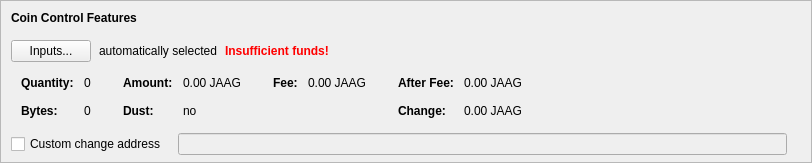
    <widget class="QFrame" name="frameCoinControl">
     <property name="sizePolicy">
      <sizepolicy hsizetype="Expanding" vsizetype="Expanding">
       <horstretch>0</horstretch>
       <verstretch>0</verstretch>
      </sizepolicy>
     </property>
     <property name="maximumSize">
      <size>
       <width>16777215</width>
       <height>16777215</height>
      </size>
     </property>
     <property name="frameShape">
      <enum>QFrame::StyledPanel</enum>
     </property>
     <property name="frameShadow">
      <enum>QFrame::Sunken</enum>
     </property>
     <layout class="QVBoxLayout" name="verticalLayoutCoinControl2">
      <property name="spacing">
       <number>0</number>
      </property>
      <property name="leftMargin">
       <number>0</number>
      </property>
      <property name="topMargin">
       <number>0</number>
      </property>
      <property name="rightMargin">
       <number>0</number>
      </property>
      <property name="bottomMargin">
       <number>6</number>
      </property>
      <item>
       <layout class="QVBoxLayout" name="verticalLayoutCoinControl" stretch="0,0,0,0,1">
        <property name="spacing">
         <number>0</number>
        </property>
        <property name="leftMargin">
         <number>10</number>
        </property>
        <property name="topMargin">
         <number>10</number>
        </property>
        <item>
         <layout class="QHBoxLayout" name="horizontalLayoutCoinControl1">
          <property name="bottomMargin">
           <number>15</number>
          </property>
          <item>
           <widget class="QLabel" name="labelCoinControlFeatures">
            <property name="sizePolicy">
             <sizepolicy hsizetype="Preferred" vsizetype="Maximum">
              <horstretch>0</horstretch>
              <verstretch>0</verstretch>
             </sizepolicy>
            </property>
            <property name="font">
             <font>
              <weight>75</weight>
              <bold>true</bold>
             </font>
            </property>
            <property name="styleSheet">
             <string notr="true">font-weight:bold;</string>
            </property>
            <property name="text">
             <string>Coin Control Features</string>
            </property>
           </widget>
          </item>
         </layout>
        </item>
        <item>
         <layout class="QHBoxLayout" name="horizontalLayoutCoinControl2" stretch="0,0,0,0">
          <property name="spacing">
           <number>8</number>
          </property>
          <property name="bottomMargin">
           <number>10</number>
          </property>
          <item>
           <widget class="QPushButton" name="pushButtonCoinControl">
            <property name="styleSheet">
             <string notr="true"/>
            </property>
            <property name="text">
             <string>Inputs...</string>
            </property>
            <property name="autoDefault">
             <bool>false</bool>
            </property>
           </widget>
          </item>
          <item>
           <widget class="QLabel" name="labelCoinControlAutomaticallySelected">
            <property name="text">
             <string>automatically selected</string>
            </property>
            <property name="margin">
             <number>5</number>
            </property>
           </widget>
          </item>
          <item>
           <widget class="QLabel" name="labelCoinControlInsuffFunds">
            <property name="font">
             <font>
              <weight>75</weight>
              <bold>true</bold>
             </font>
            </property>
            <property name="styleSheet">
             <string notr="true">color:red;font-weight:bold;</string>
            </property>
            <property name="text">
             <string>Insufficient funds!</string>
            </property>
            <property name="margin">
             <number>5</number>
            </property>
           </widget>
          </item>
          <item>
           <spacer name="horizontalSpacerCoinControl">
            <property name="orientation">
             <enum>Qt::Horizontal</enum>
            </property>
            <property name="sizeHint" stdset="0">
             <size>
              <width>40</width>
              <height>1</height>
             </size>
            </property>
           </spacer>
          </item>
         </layout>
        </item>
        <item>
         <widget class="QWidget" name="widgetCoinControl" native="true">
          <property name="sizePolicy">
           <sizepolicy hsizetype="Preferred" vsizetype="Preferred">
            <horstretch>0</horstretch>
            <verstretch>0</verstretch>
           </sizepolicy>
          </property>
          <property name="minimumSize">
           <size>
            <width>0</width>
            <height>0</height>
           </size>
          </property>
          <property name="styleSheet">
           <string notr="true"/>
          </property>
          <layout class="QHBoxLayout" name="horizontalLayoutCoinControl5">
           <property name="leftMargin">
            <number>0</number>
           </property>
           <property name="topMargin">
            <number>0</number>
           </property>
           <property name="rightMargin">
            <number>0</number>
           </property>
           <property name="bottomMargin">
            <number>0</number>
           </property>
           <item>
            <layout class="QHBoxLayout" name="horizontalLayoutCoinControl3" stretch="0,0,0,1">
             <property name="spacing">
              <number>20</number>
             </property>
             <property name="topMargin">
              <number>0</number>
             </property>
             <property name="bottomMargin">
              <number>10</number>
             </property>
             <item>
              <layout class="QFormLayout" name="formLayoutCoinControl1">
               <property name="horizontalSpacing">
                <number>10</number>
               </property>
               <property name="verticalSpacing">
                <number>14</number>
               </property>
               <property name="leftMargin">
                <number>10</number>
               </property>
               <property name="topMargin">
                <number>4</number>
               </property>
               <property name="rightMargin">
                <number>6</number>
               </property>
               <item row="0" column="0">
                <widget class="QLabel" name="labelCoinControlQuantityText">
                 <property name="font">
                  <font>
                   <weight>75</weight>
                   <bold>true</bold>
                  </font>
                 </property>
                 <property name="text">
                  <string>Quantity:</string>
                 </property>
                 <property name="margin">
                  <number>0</number>
                 </property>
                </widget>
               </item>
               <item row="0" column="1">
                <widget class="QLabel" name="labelCoinControlQuantity">
                 <property name="cursor">
                  <cursorShape>IBeamCursor</cursorShape>
                 </property>
                 <property name="contextMenuPolicy">
                  <enum>Qt::ActionsContextMenu</enum>
                 </property>
                 <property name="text">
                  <string notr="true">0</string>
                 </property>
                 <property name="margin">
                  <number>0</number>
                 </property>
                 <property name="textInteractionFlags">
                  <set>Qt::LinksAccessibleByMouse|Qt::TextSelectableByKeyboard|Qt::TextSelectableByMouse</set>
                 </property>
                </widget>
               </item>
               <item row="1" column="0">
                <widget class="QLabel" name="labelCoinControlBytesText">
                 <property name="font">
                  <font>
                   <weight>75</weight>
                   <bold>true</bold>
                  </font>
                 </property>
                 <property name="text">
                  <string>Bytes:</string>
                 </property>
                </widget>
               </item>
               <item row="1" column="1">
                <widget class="QLabel" name="labelCoinControlBytes">
                 <property name="cursor">
                  <cursorShape>IBeamCursor</cursorShape>
                 </property>
                 <property name="contextMenuPolicy">
                  <enum>Qt::ActionsContextMenu</enum>
                 </property>
                 <property name="text">
                  <string notr="true">0</string>
                 </property>
                 <property name="textInteractionFlags">
                  <set>Qt::LinksAccessibleByMouse|Qt::TextSelectableByKeyboard|Qt::TextSelectableByMouse</set>
                 </property>
                </widget>
               </item>
              </layout>
             </item>
             <item>
              <layout class="QFormLayout" name="formLayoutCoinControl2">
               <property name="horizontalSpacing">
                <number>10</number>
               </property>
               <property name="verticalSpacing">
                <number>14</number>
               </property>
               <property name="leftMargin">
                <number>6</number>
               </property>
               <property name="topMargin">
                <number>4</number>
               </property>
               <property name="rightMargin">
                <number>6</number>
               </property>
               <item row="0" column="0">
                <widget class="QLabel" name="labelCoinControlAmountText">
                 <property name="font">
                  <font>
                   <weight>75</weight>
                   <bold>true</bold>
                  </font>
                 </property>
                 <property name="text">
                  <string>Amount:</string>
                 </property>
                 <property name="margin">
                  <number>0</number>
                 </property>
                </widget>
               </item>
               <item row="0" column="1">
                <widget class="QLabel" name="labelCoinControlAmount">
                 <property name="cursor">
                  <cursorShape>IBeamCursor</cursorShape>
                 </property>
                 <property name="contextMenuPolicy">
                  <enum>Qt::ActionsContextMenu</enum>
                 </property>
                 <property name="text">
                  <string notr="true">0.00 JAAG</string>
                 </property>
                 <property name="textInteractionFlags">
                  <set>Qt::LinksAccessibleByMouse|Qt::TextSelectableByKeyboard|Qt::TextSelectableByMouse</set>
                 </property>
                </widget>
               </item>
               <item row="1" column="0">
                <widget class="QLabel" name="labelCoinControlLowOutputText">
                 <property name="font">
                  <font>
                   <weight>75</weight>
                   <bold>true</bold>
                  </font>
                 </property>
                 <property name="text">
                  <string>Dust:</string>
                 </property>
                </widget>
               </item>
               <item row="1" column="1">
                <widget class="QLabel" name="labelCoinControlLowOutput">
                 <property name="cursor">
                  <cursorShape>IBeamCursor</cursorShape>
                 </property>
                 <property name="contextMenuPolicy">
                  <enum>Qt::ActionsContextMenu</enum>
                 </property>
                 <property name="text">
                  <string notr="true">no</string>
                 </property>
                 <property name="textInteractionFlags">
                  <set>Qt::LinksAccessibleByMouse|Qt::TextSelectableByKeyboard|Qt::TextSelectableByMouse</set>
                 </property>
                </widget>
               </item>
              </layout>
             </item>
             <item>
              <layout class="QFormLayout" name="formLayoutCoinControl3">
               <property name="horizontalSpacing">
                <number>10</number>
               </property>
               <property name="verticalSpacing">
                <number>14</number>
               </property>
               <property name="leftMargin">
                <number>6</number>
               </property>
               <property name="topMargin">
                <number>4</number>
               </property>
               <property name="rightMargin">
                <number>6</number>
               </property>
               <item row="0" column="0">
                <widget class="QLabel" name="labelCoinControlFeeText">
                 <property name="font">
                  <font>
                   <weight>75</weight>
                   <bold>true</bold>
                  </font>
                 </property>
                 <property name="text">
                  <string>Fee:</string>
                 </property>
                 <property name="margin">
                  <number>0</number>
                 </property>
                </widget>
               </item>
               <item row="0" column="1">
                <widget class="QLabel" name="labelCoinControlFee">
                 <property name="cursor">
                  <cursorShape>IBeamCursor</cursorShape>
                 </property>
                 <property name="contextMenuPolicy">
                  <enum>Qt::ActionsContextMenu</enum>
                 </property>
                 <property name="text">
                  <string notr="true">0.00 JAAG</string>
                 </property>
                 <property name="textInteractionFlags">
                  <set>Qt::LinksAccessibleByMouse|Qt::TextSelectableByKeyboard|Qt::TextSelectableByMouse</set>
                 </property>
                </widget>
               </item>
             </layout>
             </item>
             <item>
              <layout class="QFormLayout" name="formLayoutCoinControl4">
               <property name="horizontalSpacing">
                <number>10</number>
               </property>
               <property name="verticalSpacing">
                <number>14</number>
               </property>
               <property name="leftMargin">
                <number>6</number>
               </property>
               <property name="topMargin">
                <number>4</number>
               </property>
               <property name="rightMargin">
                <number>6</number>
               </property>
               <item row="0" column="0">
                <widget class="QLabel" name="labelCoinControlAfterFeeText">
                 <property name="font">
                  <font>
                   <weight>75</weight>
                   <bold>true</bold>
                  </font>
                 </property>
                 <property name="text">
                  <string>After Fee:</string>
                 </property>
                 <property name="margin">
                  <number>0</number>
                 </property>
                </widget>
               </item>
               <item row="0" column="1">
                <widget class="QLabel" name="labelCoinControlAfterFee">
                 <property name="cursor">
                  <cursorShape>IBeamCursor</cursorShape>
                 </property>
                 <property name="contextMenuPolicy">
                  <enum>Qt::ActionsContextMenu</enum>
                 </property>
                 <property name="text">
                  <string notr="true">0.00 JAAG</string>
                 </property>
                 <property name="textInteractionFlags">
                  <set>Qt::LinksAccessibleByMouse|Qt::TextSelectableByKeyboard|Qt::TextSelectableByMouse</set>
                 </property>
                </widget>
               </item>
               <item row="1" column="0">
                <widget class="QLabel" name="labelCoinControlChangeText">
                 <property name="font">
                  <font>
                   <weight>75</weight>
                   <bold>true</bold>
                  </font>
                 </property>
                 <property name="text">
                  <string>Change:</string>
                 </property>
                </widget>
               </item>
               <item row="1" column="1">
                <widget class="QLabel" name="labelCoinControlChange">
                 <property name="cursor">
                  <cursorShape>IBeamCursor</cursorShape>
                 </property>
                 <property name="contextMenuPolicy">
                  <enum>Qt::ActionsContextMenu</enum>
                 </property>
                 <property name="text">
                  <string notr="true">0.00 JAAG</string>
                 </property>
                 <property name="textInteractionFlags">
                  <set>Qt::LinksAccessibleByMouse|Qt::TextSelectableByKeyboard|Qt::TextSelectableByMouse</set>
                 </property>
                </widget>
               </item>
              </layout>
             </item>
            </layout>
           </item>
          </layout>
         </widget>
        </item>
        <item>
         <layout class="QHBoxLayout" name="horizontalLayoutCoinControl4" stretch="0,0,0">
          <property name="spacing">
           <number>12</number>
          </property>
          <property name="sizeConstraint">
           <enum>QLayout::SetDefaultConstraint</enum>
          </property>
          <property name="topMargin">
           <number>5</number>
          </property>
          <property name="rightMargin">
           <number>5</number>
          </property>
          <item>
           <widget class="QCheckBox" name="checkBoxCoinControlChange">
            <property name="toolTip">
             <string>If this is activated, but the change address is empty or invalid, change will be sent to a newly generated address.</string>
            </property>
            <property name="text">
             <string>Custom change address</string>
            </property>
           </widget>
          </item>
          <item>
           <widget class="QValidatedLineEdit" name="lineEditCoinControlChange">
            <property name="enabled">
             <bool>false</bool>
            </property>
            <property name="sizePolicy">
             <sizepolicy hsizetype="Expanding" vsizetype="Fixed">
              <horstretch>0</horstretch>
              <verstretch>0</verstretch>
             </sizepolicy>
            </property>
           </widget>
          </item>
          <item>
           <widget class="QLabel" name="labelCoinControlChangeLabel">
            <property name="sizePolicy">
             <sizepolicy hsizetype="Preferred" vsizetype="Expanding">
              <horstretch>0</horstretch>
              <verstretch>0</verstretch>
             </sizepolicy>
            </property>
            <property name="minimumSize">
             <size>
              <width>0</width>
              <height>0</height>
             </size>
            </property>
            <property name="text">
             <string/>
            </property>
            <property name="margin">
             <number>3</number>
            </property>
           </widget>
          </item>
         </layout>
        </item>
        <item>
         <spacer name="verticalSpacerCoinControl">
          <property name="orientation">
           <enum>Qt::Vertical</enum>
          </property>
          <property name="sizeHint" stdset="0">
           <size>
            <width>800</width>
            <height>1</height>
           </size>
          </property>
         </spacer>
        </item>
       </layout>
      </item>
     </layout>
    </widget>
